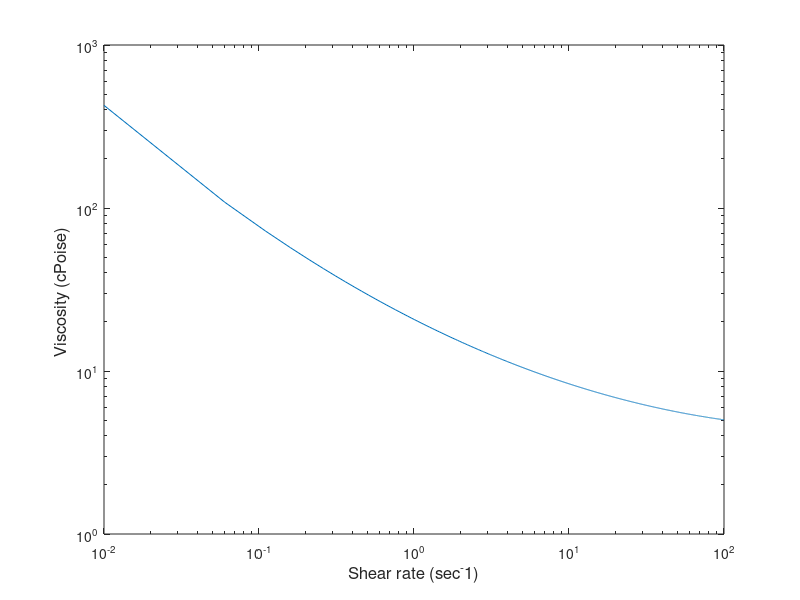
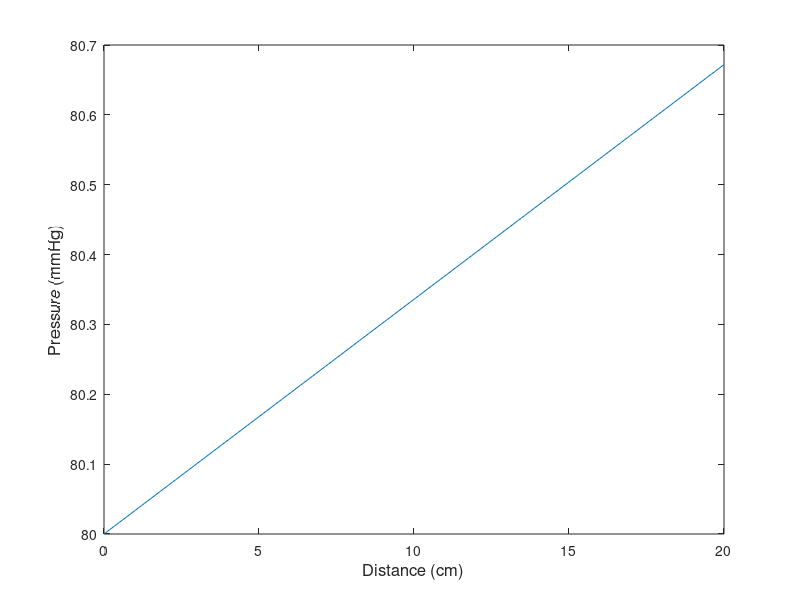
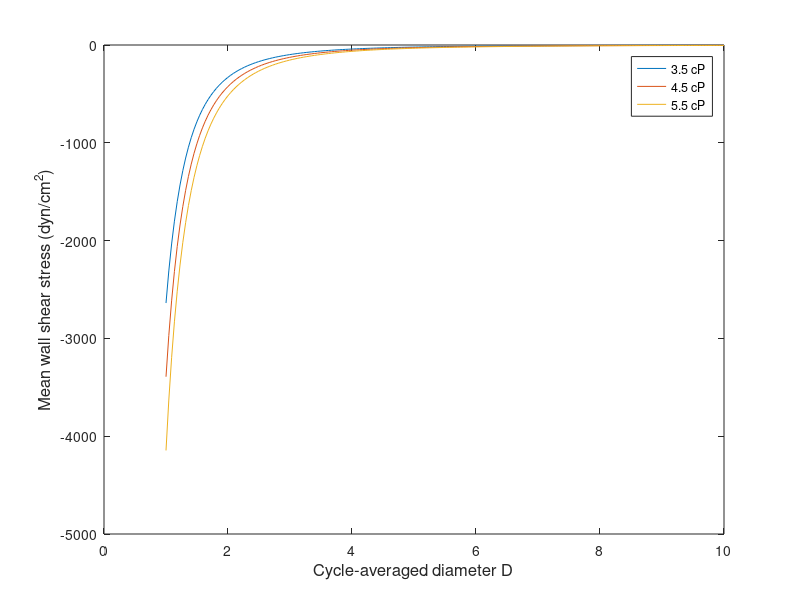

These figures' MATLAB source, in order:
clc
clear variables
close all
v = @(s) 10.^(0.0871.*log10(s).^2-0.4823.*log10(s)+1.3167);
s = linspace(10^(-2),10^2,2000);
figure
loglog(s,v(s));
ylim([1,1000])
xlabel('Shear rate (sec^-1)', 'FontSize',12);
ylabel('Viscosity (cPoise) ', 'FontSize',12); 
figure
plot(s,v(s));
xlabel('Shear rate (sec^-1)', 'FontSize',12);
ylabel('Viscosity (cPoise) ', 'FontSize',12); 
%% 
% problem 2 c 

clc
clear variables
close all
p1 = 80*133.322; % mmHg to Pascal
miu = 3.5/100*0.1; % cP to kg/(m*s)
Q = 7.4/1000000; % mL/s to m^3/s
D = 6.967/1000; % mm to m
p2 = @(L) p1+128*miu*Q*L/(pi*D^4);
L = linspace(0,20/100,200);
plot(L*100,p2(L)/133.322) % 133.322
xlabel('Distance (cm)', 'FontSize',12);
ylabel('Pressure (mmHg)', 'FontSize',12); 
%% 
% problem 2 d
clc
clear variables
close all
miu = 3.5/100*0.1; % cP to kg/(m*s)
Q = 7.4/1000000; % mL/s to m^3/s
tau = @(D,miu) -32.*(miu/100*0.1).*Q./(pi.*D.^3);
D = linspace(1/1000,10/1000,200);
figure
plot(D*1000,tau(D,3.5)*10)
hold on
plot(D*1000,tau(D,4.5)*10)
hold on
plot(D*1000,tau(D,5.5)*10)
hold off
xlabel('Cycle-averaged diameter D', 'FontSize',12);
ylabel('Mean wall shear stress (dyn/cm^2)', 'FontSize',12); 

legend('3.5 cP', '4.5 cP', '5.5 cP',  'Location', 'best');
